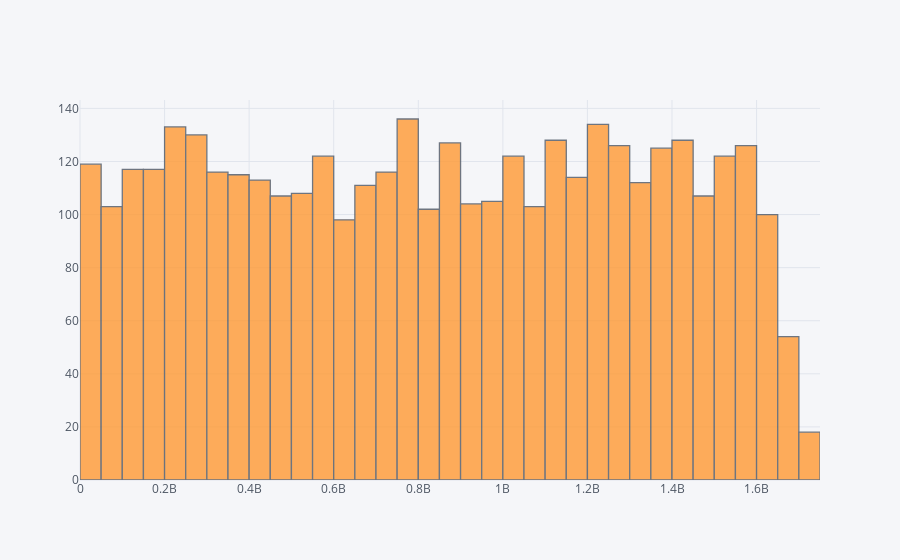

Notebook code cell kept with this figure:
### Markdown cell above
# Histogram of the distribution of `askOrder.limit.value`

Useful to see how we can create historgram of values across agents.  Agents are representing by `askOrder.issuer` identifiers.

### Code cell
# limit price for ask orders was sampled from U[1, 2147483647]
df.ask_price.iplot(kind='hist')

### Figure 1 — Plotly figure (JSON) as saved in the notebook; plotly's stock layout.template omitted (floating-point values rounded to 4 significant figures; data arrays with more than 128 entries replaced by an {"elided": "..."} marker saying what was removed)
{"data": [{"histfunc": "count", "histnorm": "", "marker": {"color": "rgba(255, 153, 51, 1.0)", "line": {"color": "#4D5663", "width": 1.3}}, "name": "ask_price", "opacity": 0.8, "orientation": "v", "type": "histogram", "x": {"elided": "3918 int values"}}], "layout": {"barmode": "overlay", "legend": {"bgcolor": "#F5F6F9", "font": {"color": "#4D5663"}}, "paper_bgcolor": "#F5F6F9", "plot_bgcolor": "#F5F6F9", "titlefont": {"color": "#4D5663"}, "xaxis1": {"gridcolor": "#E1E5ED", "showgrid": true, "tickfont": {"color": "#4D5663"}, "title": "", "titlefont": {"color": "#4D5663"}, "zerolinecolor": "#E1E5ED"}, "yaxis1": {"gridcolor": "#E1E5ED", "showgrid": true, "tickfont": {"color": "#4D5663"}, "title": "", "titlefont": {"color": "#4D5663"}, "zerolinecolor": "#E1E5ED"}}}
